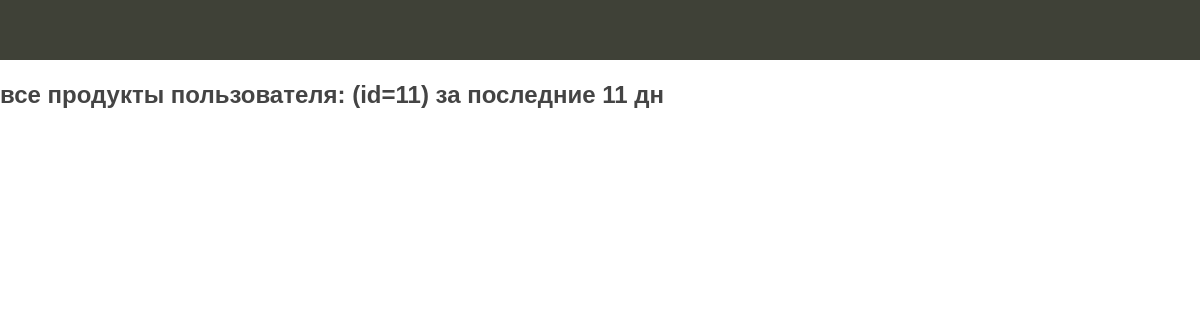
The page /client_products_sorted/11/11/ on the database as committed earlier.
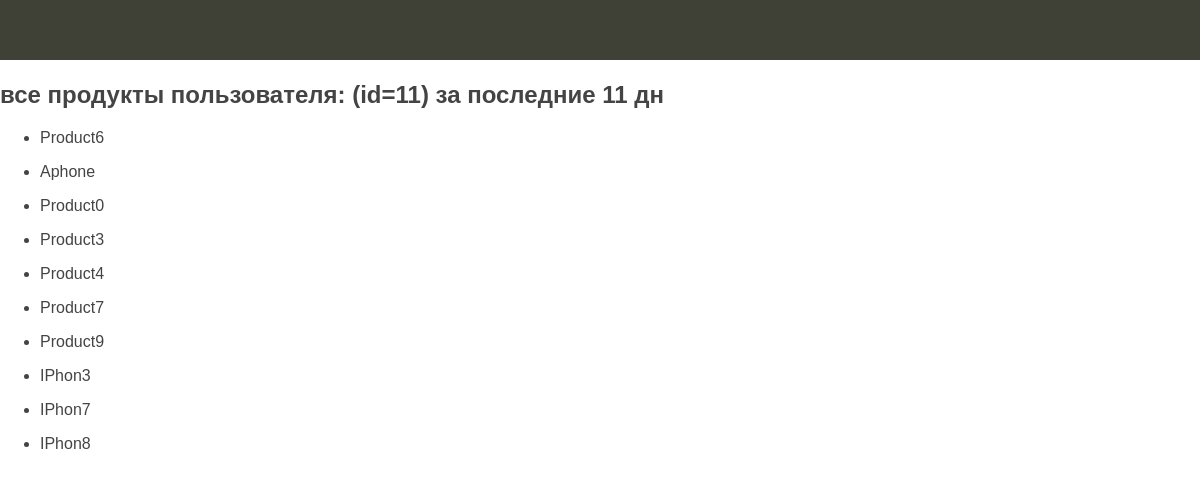
The same page on the database as committed later.
### homework_1/models.py (models this page shows)
class Product(models.Model):
    product_name = models.CharField(max_length=30)
    product_description = models.TextField()
    cost = models.DecimalField(max_digits=8, decimal_places=2)
    quantity_product = models.IntegerField()  # Количества продукта
    data_add = models.DateTimeField(auto_now_add=True)
    product_image = models.ImageField(upload_to="images/")
    def __str__(self):
        return self.product_name

### homework_1/views.py (the view)
# urls.py: path('client_products_sorted/<int:id_client>/<int:days>/', views.client_products_sorted, name='client_products_sorted'),  # вывод всех товаров по клиенту за последние кол дней
def client_products_sorted(request, id_client: int, days: int):
    products = []
    product_set = []
    now = datetime.now()
    before = now - timedelta(days=days)
    clienti = Client.objects.filter(pk=id_client).first()
    orders = Oder.objects.filter(client=clienti, date_order__range=(before, now)).all()
    for order in orders:
        products = order.product.all()
        for product in products:
            if product not in product_set:
                product_set.append(product)
    return render(request, 'homework_1/client_all_products_from_orders.html',
                  {'client': clienti, 'product_set': product_set, 'days': days})

### homework_1/templates/homework_1/client_all_products_from_orders.html (shortened to what this page needs)
{% extends 'base.html' %}
{% block content%}
<h2>все продукты пользователя: {{ client.name_client }} (id={{ client.id}}) за последние {{ days }} дн</h2>
    {% for product in product_set %}
    <ul>
        <li>
            {{ product }}
        </li>
    </ul>
    {% endfor %}
{% endblock %}

Rows that differ between the two databases and show on the page:
added Product: product_name "Product6"
added Product: product_name "Aphone"
added Product: product_name "Product0"
added Product: product_name "Product3"
added Product: product_name "Product4"
added Product: product_name "Product7"
added Product: product_name "Product9"
added Product: product_name "IPhon3"
added Product: product_name "IPhon7"
added Product: product_name "IPhon8"
